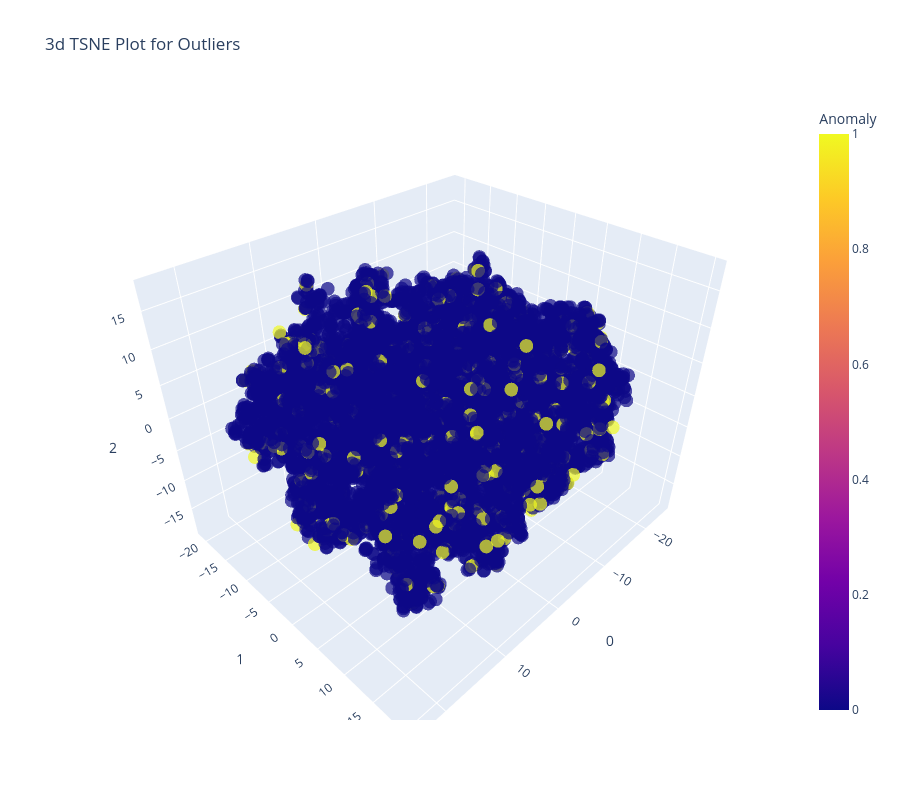

The cell this chart's notebook holds for it:
### Markdown cell above
# Analyze Model

### Code cell
s.plot_model(iforest, plot="tsne")

### Figure 1 — Plotly figure (JSON) as saved in the notebook; plotly's stock layout.template omitted (floating-point values rounded to 4 significant figures; data arrays with more than 128 entries replaced by an {"elided": "..."} marker saying what was removed)
{"data": [{"customdata": {"elided": "10000x1 float values"}, "hovertemplate": "0=%{x}<br>1=%{y}<br>2=%{z}<br>Feature=%{customdata[0]}<br>Anomaly=%{marker.color}<extra></extra>", "legendgroup": "", "marker": {"color": {"elided": "10000 int values"}, "coloraxis": "coloraxis", "opacity": 0.7, "symbol": "circle"}, "mode": "markers", "name": "", "scene": "scene", "showlegend": false, "type": "scatter3d", "x": {"elided": "10000 float values"}, "y": {"elided": "10000 float values"}, "z": {"elided": "10000 float values"}}], "layout": {"coloraxis": {"colorbar": {"title": {"text": "Anomaly"}}, "colorscale": [[0, "#0d0887"], [0.1111, "#46039f"], [0.2222, "#7201a8"], [0.3333, "#9c179e"], [0.4444, "#bd3786"], [0.5556, "#d8576b"], [0.6667, "#ed7953"], [0.7778, "#fb9f3a"], [0.8889, "#fdca26"], [1, "#f0f921"]]}, "height": 800, "legend": {"tracegroupgap": 0}, "scene": {"domain": {"x": [0, 1], "y": [0, 1]}, "xaxis": {"title": {"text": "0"}}, "yaxis": {"title": {"text": "1"}}, "zaxis": {"title": {"text": "2"}}}, "title": {"text": "3d TSNE Plot for Outliers"}, "width": 900}}
